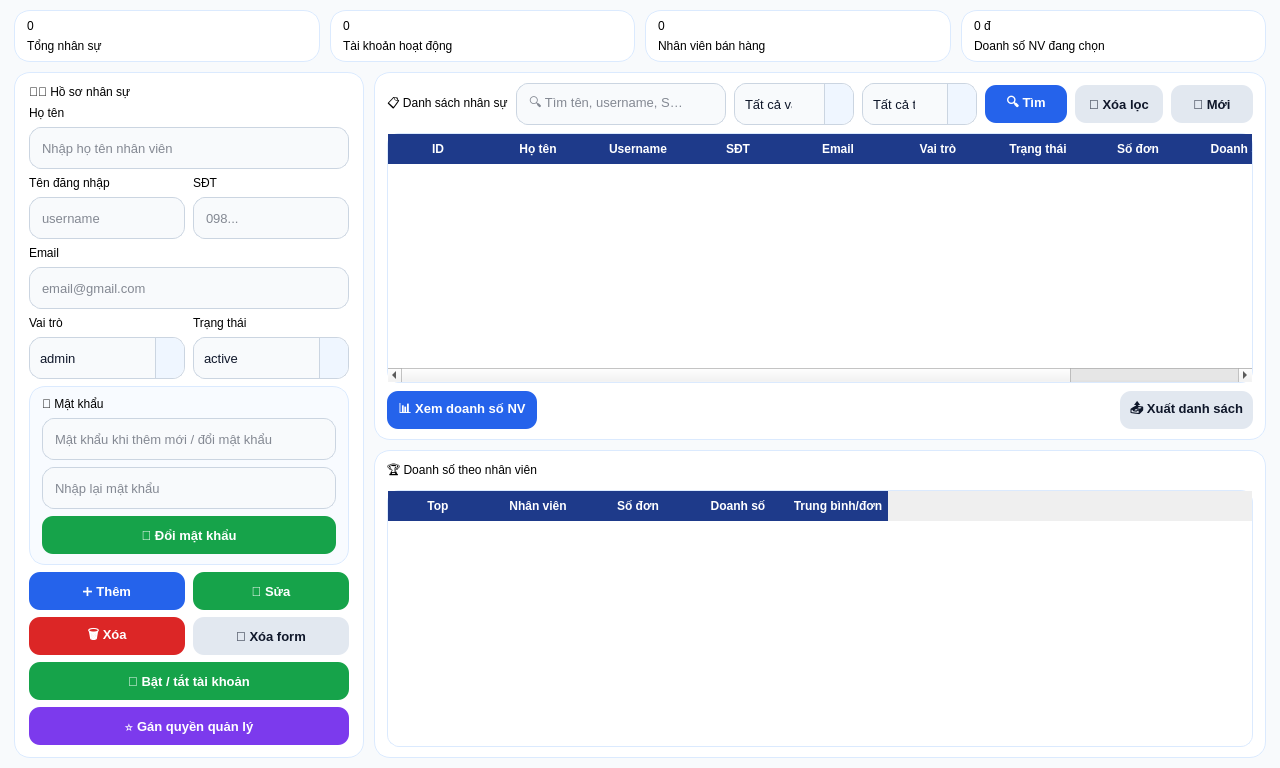
<?xml version="1.0" encoding="UTF-8"?>
<ui version="4.0">
 <class>HumanPage</class>
 <widget class="QWidget" name="HumanPage">
  <property name="geometry">
   <rect>
    <x>0</x>
    <y>0</y>
    <width>1050</width>
    <height>560</height>
   </rect>
  </property>

  <property name="styleSheet">
   <string><![CDATA[
QWidget#HumanPage {
    background-color: #f8fafc;
}

QFrame#formPanel,
QFrame#listPanel,
QFrame#performancePanel,
QFrame#summaryCard1,
QFrame#summaryCard2,
QFrame#summaryCard3,
QFrame#summaryCard4,
QFrame#passwordBox {
    background-color: white;
    border: 1px solid #dbeafe;
    border-radius: 16px;
}

QFrame#passwordBox {
    background-color: #f8fbff;
}

QLabel.sectionTitle {
    color: #1e3a8a;
    font-size: 16px;
    font-weight: bold;
}

QLabel.formLabel {
    color: #334155;
    font-size: 12px;
    font-weight: bold;
}

QLabel.statNumber {
    color: #2563eb;
    font-size: 21px;
    font-weight: bold;
}

QLabel.statText {
    color: #64748b;
    font-size: 12px;
}

QLineEdit,
QComboBox,
QDateEdit {
    background-color: #f8fafc;
    border: 1px solid #cbd5e1;
    border-radius: 12px;
    padding: 6px 32px 6px 10px;
    color: #0f172a;
    font-size: 13px;
    min-height: 28px;
}

QLineEdit:focus,
QComboBox:focus,
QDateEdit:focus {
    border: 2px solid #2563eb;
    background-color: white;
}

QComboBox::drop-down,
QDateEdit::drop-down {
    subcontrol-origin: padding;
    subcontrol-position: top right;
    width: 28px;
    border-left: 1px solid #cbd5e1;
    border-top-right-radius: 12px;
    border-bottom-right-radius: 12px;
    background-color: #eff6ff;
}

QComboBox::down-arrow,
QDateEdit::down-arrow {
    width: 10px;
    height: 10px;
}

QComboBox QAbstractItemView {
    background-color: white;
    color: #0f172a;
    selection-background-color: #dbeafe;
    selection-color: #0f172a;
    border: 1px solid #93c5fd;
    border-radius: 10px;
    padding: 6px;
    outline: 0;
    font-size: 13px;
}

QPushButton {
    border: none;
    border-radius: 11px;
    padding: 7px 10px;
    font-size: 13px;
    font-weight: bold;
    min-height: 24px;
}

QPushButton#btnAddUser,
QPushButton#btnSearch,
QPushButton#btnViewPerformance {
    background-color: #2563eb;
    color: white;
}

QPushButton#btnUpdateUser,
QPushButton#btnResetPassword,
QPushButton#btnToggleStatus {
    background-color: #16a34a;
    color: white;
}

QPushButton#btnDeleteUser {
    background-color: #dc2626;
    color: white;
}

QPushButton#btnClearForm,
QPushButton#btnRefresh,
QPushButton#btnClearFilter,
QPushButton#btnExportHuman {
    background-color: #e2e8f0;
    color: #0f172a;
}

QPushButton#btnGrantManager {
    background-color: #7c3aed;
    color: white;
}

QTableWidget {
    background-color: white;
    border: 1px solid #dbeafe;
    border-radius: 12px;
    gridline-color: #e2e8f0;
    color: #0f172a;
    font-size: 12px;
}

QTableWidget::item {
    padding: 5px;
}

QTableWidget::item:selected {
    background-color: #dbeafe;
    color: #0f172a;
}

QHeaderView::section {
    background-color: #1e3a8a;
    color: white;
    padding: 6px;
    border: none;
    font-weight: bold;
}
   ]]></string>
  </property>

  <layout class="QVBoxLayout" name="mainLayout">
   <property name="leftMargin"><number>14</number></property>
   <property name="topMargin"><number>10</number></property>
   <property name="rightMargin"><number>14</number></property>
   <property name="bottomMargin"><number>10</number></property>
   <property name="spacing"><number>10</number></property>

   <item>
    <layout class="QHBoxLayout" name="summaryLayout">
     <property name="spacing"><number>10</number></property>

     <item>
      <widget class="QFrame" name="summaryCard1">
       <property name="maximumSize"><size><width>16777215</width><height>74</height></size></property>
       <layout class="QVBoxLayout" name="summaryCard1Layout">
        <property name="leftMargin"><number>12</number></property>
        <property name="topMargin"><number>8</number></property>
        <property name="rightMargin"><number>12</number></property>
        <property name="bottomMargin"><number>8</number></property>
        <item><widget class="QLabel" name="lblTotalUsers"><property name="text"><string>0</string></property><property name="class" stdset="0"><string>statNumber</string></property></widget></item>
        <item><widget class="QLabel" name="lblTotalUsersText"><property name="text"><string>Tổng nhân sự</string></property><property name="class" stdset="0"><string>statText</string></property></widget></item>
       </layout>
      </widget>
     </item>

     <item>
      <widget class="QFrame" name="summaryCard2">
       <property name="maximumSize"><size><width>16777215</width><height>74</height></size></property>
       <layout class="QVBoxLayout" name="summaryCard2Layout">
        <property name="leftMargin"><number>12</number></property>
        <property name="topMargin"><number>8</number></property>
        <property name="rightMargin"><number>12</number></property>
        <property name="bottomMargin"><number>8</number></property>
        <item><widget class="QLabel" name="lblActiveUsers"><property name="text"><string>0</string></property><property name="class" stdset="0"><string>statNumber</string></property></widget></item>
        <item><widget class="QLabel" name="lblActiveUsersText"><property name="text"><string>Tài khoản hoạt động</string></property><property name="class" stdset="0"><string>statText</string></property></widget></item>
       </layout>
      </widget>
     </item>

     <item>
      <widget class="QFrame" name="summaryCard3">
       <property name="maximumSize"><size><width>16777215</width><height>74</height></size></property>
       <layout class="QVBoxLayout" name="summaryCard3Layout">
        <property name="leftMargin"><number>12</number></property>
        <property name="topMargin"><number>8</number></property>
        <property name="rightMargin"><number>12</number></property>
        <property name="bottomMargin"><number>8</number></property>
        <item><widget class="QLabel" name="lblSaleUsers"><property name="text"><string>0</string></property><property name="class" stdset="0"><string>statNumber</string></property></widget></item>
        <item><widget class="QLabel" name="lblSaleUsersText"><property name="text"><string>Nhân viên bán hàng</string></property><property name="class" stdset="0"><string>statText</string></property></widget></item>
       </layout>
      </widget>
     </item>

     <item>
      <widget class="QFrame" name="summaryCard4">
       <property name="maximumSize"><size><width>16777215</width><height>74</height></size></property>
       <layout class="QVBoxLayout" name="summaryCard4Layout">
        <property name="leftMargin"><number>12</number></property>
        <property name="topMargin"><number>8</number></property>
        <property name="rightMargin"><number>12</number></property>
        <property name="bottomMargin"><number>8</number></property>
        <item><widget class="QLabel" name="lblSelectedRevenue"><property name="text"><string>0 đ</string></property><property name="class" stdset="0"><string>statNumber</string></property></widget></item>
        <item><widget class="QLabel" name="lblSelectedRevenueText"><property name="text"><string>Doanh số NV đang chọn</string></property><property name="class" stdset="0"><string>statText</string></property></widget></item>
       </layout>
      </widget>
     </item>

    </layout>
   </item>

   <item>
    <layout class="QHBoxLayout" name="contentLayout">
     <property name="spacing"><number>10</number></property>

     <item>
      <widget class="QFrame" name="formPanel">
       <property name="minimumSize"><size><width>350</width><height>0</height></size></property>
       <property name="maximumSize"><size><width>385</width><height>16777215</height></size></property>

       <layout class="QVBoxLayout" name="formLayout">
        <property name="leftMargin"><number>14</number></property>
        <property name="topMargin"><number>12</number></property>
        <property name="rightMargin"><number>14</number></property>
        <property name="bottomMargin"><number>12</number></property>
        <property name="spacing"><number>7</number></property>

        <item>
         <widget class="QLabel" name="lblFormTitle">
          <property name="text"><string>👨‍💼 Hồ sơ nhân sự</string></property>
          <property name="class" stdset="0"><string>sectionTitle</string></property>
         </widget>
        </item>

        <item><widget class="QLabel" name="lblFullName"><property name="text"><string>Họ tên</string></property><property name="class" stdset="0"><string>formLabel</string></property></widget></item>
        <item><widget class="QLineEdit" name="txtFullName"><property name="minimumSize"><size><width>0</width><height>38</height></size></property><property name="placeholderText"><string>Nhập họ tên nhân viên</string></property></widget></item>

        <item>
         <layout class="QHBoxLayout" name="userTitleLayout">
          <property name="spacing"><number>8</number></property>
          <item><widget class="QLabel" name="lblUsername"><property name="text"><string>Tên đăng nhập</string></property><property name="class" stdset="0"><string>formLabel</string></property></widget></item>
          <item><widget class="QLabel" name="lblPhone"><property name="text"><string>SĐT</string></property><property name="class" stdset="0"><string>formLabel</string></property></widget></item>
         </layout>
        </item>

        <item>
         <layout class="QHBoxLayout" name="userPhoneLayout">
          <property name="spacing"><number>8</number></property>
          <item><widget class="QLineEdit" name="txtUsername"><property name="minimumSize"><size><width>0</width><height>38</height></size></property><property name="placeholderText"><string>username</string></property></widget></item>
          <item><widget class="QLineEdit" name="txtPhone"><property name="minimumSize"><size><width>0</width><height>38</height></size></property><property name="placeholderText"><string>098...</string></property></widget></item>
         </layout>
        </item>

        <item><widget class="QLabel" name="lblEmail"><property name="text"><string>Email</string></property><property name="class" stdset="0"><string>formLabel</string></property></widget></item>
        <item><widget class="QLineEdit" name="txtEmail"><property name="minimumSize"><size><width>0</width><height>38</height></size></property><property name="placeholderText"><string>email@gmail.com</string></property></widget></item>

        <item>
         <layout class="QHBoxLayout" name="roleStatusTitleLayout">
          <property name="spacing"><number>8</number></property>
          <item><widget class="QLabel" name="lblRole"><property name="text"><string>Vai trò</string></property><property name="class" stdset="0"><string>formLabel</string></property></widget></item>
          <item><widget class="QLabel" name="lblStatus"><property name="text"><string>Trạng thái</string></property><property name="class" stdset="0"><string>formLabel</string></property></widget></item>
         </layout>
        </item>

        <item>
         <layout class="QHBoxLayout" name="roleStatusLayout">
          <property name="spacing"><number>8</number></property>
          <item>
           <widget class="QComboBox" name="cboRole">
            <property name="minimumSize"><size><width>0</width><height>38</height></size></property>
            <item><property name="text"><string>admin</string></property></item>
            <item><property name="text"><string>quản lý</string></property></item>
            <item><property name="text"><string>sale</string></property></item>
            <item><property name="text"><string>nhân viên</string></property></item>
            <item><property name="text"><string>kỹ thuật</string></property></item>
           </widget>
          </item>
          <item>
           <widget class="QComboBox" name="cboStatus">
            <property name="minimumSize"><size><width>0</width><height>38</height></size></property>
            <item><property name="text"><string>active</string></property></item>
            <item><property name="text"><string>inactive</string></property></item>
            <item><property name="text"><string>locked</string></property></item>
           </widget>
          </item>
         </layout>
        </item>

        <item>
         <widget class="QFrame" name="passwordBox">
          <layout class="QVBoxLayout" name="passwordLayout">
           <property name="leftMargin"><number>12</number></property>
           <property name="topMargin"><number>10</number></property>
           <property name="rightMargin"><number>12</number></property>
           <property name="bottomMargin"><number>10</number></property>
           <property name="spacing"><number>7</number></property>

           <item>
            <widget class="QLabel" name="lblPasswordTitle">
             <property name="text"><string>🔐 Mật khẩu</string></property>
             <property name="class" stdset="0"><string>sectionTitle</string></property>
            </widget>
           </item>

           <item>
            <widget class="QLineEdit" name="txtPassword">
             <property name="minimumSize"><size><width>0</width><height>38</height></size></property>
             <property name="placeholderText"><string>Mật khẩu khi thêm mới / đổi mật khẩu</string></property>
             <property name="echoMode"><enum>QLineEdit::EchoMode::Password</enum></property>
            </widget>
           </item>

           <item>
            <widget class="QLineEdit" name="txtConfirmPassword">
             <property name="minimumSize"><size><width>0</width><height>38</height></size></property>
             <property name="placeholderText"><string>Nhập lại mật khẩu</string></property>
             <property name="echoMode"><enum>QLineEdit::EchoMode::Password</enum></property>
            </widget>
           </item>

           <item>
            <widget class="QPushButton" name="btnResetPassword">
             <property name="minimumSize"><size><width>0</width><height>38</height></size></property>
             <property name="text"><string>🔑 Đổi mật khẩu</string></property>
            </widget>
           </item>

          </layout>
         </widget>
        </item>

        <item>
         <layout class="QHBoxLayout" name="buttonRow1">
          <property name="spacing"><number>8</number></property>
          <item><widget class="QPushButton" name="btnAddUser"><property name="minimumSize"><size><width>0</width><height>38</height></size></property><property name="text"><string>➕ Thêm</string></property></widget></item>
          <item><widget class="QPushButton" name="btnUpdateUser"><property name="minimumSize"><size><width>0</width><height>38</height></size></property><property name="text"><string>💾 Sửa</string></property></widget></item>
         </layout>
        </item>

        <item>
         <layout class="QHBoxLayout" name="buttonRow2">
          <property name="spacing"><number>8</number></property>
          <item><widget class="QPushButton" name="btnDeleteUser"><property name="minimumSize"><size><width>0</width><height>38</height></size></property><property name="text"><string>🗑 Xóa</string></property></widget></item>
          <item><widget class="QPushButton" name="btnClearForm"><property name="minimumSize"><size><width>0</width><height>38</height></size></property><property name="text"><string>🧹 Xóa form</string></property></widget></item>
         </layout>
        </item>

        <item><widget class="QPushButton" name="btnToggleStatus"><property name="minimumSize"><size><width>0</width><height>38</height></size></property><property name="text"><string>🔁 Bật / tắt tài khoản</string></property></widget></item>
        <item><widget class="QPushButton" name="btnGrantManager"><property name="minimumSize"><size><width>0</width><height>38</height></size></property><property name="text"><string>⭐ Gán quyền quản lý</string></property></widget></item>

       </layout>
      </widget>
     </item>

     <item>
      <layout class="QVBoxLayout" name="rightLayout">
       <property name="spacing"><number>10</number></property>

       <item>
        <widget class="QFrame" name="listPanel">
         <layout class="QVBoxLayout" name="listLayout">
          <property name="leftMargin"><number>12</number></property>
          <property name="topMargin"><number>10</number></property>
          <property name="rightMargin"><number>12</number></property>
          <property name="bottomMargin"><number>10</number></property>
          <property name="spacing"><number>8</number></property>

          <item>
           <layout class="QHBoxLayout" name="filterLayout">
            <property name="spacing"><number>8</number></property>

            <item><widget class="QLabel" name="lblListTitle"><property name="text"><string>📋 Danh sách nhân sự</string></property><property name="class" stdset="0"><string>sectionTitle</string></property></widget></item>

            <item>
             <spacer name="listSpacer">
              <property name="orientation"><enum>Qt::Orientation::Horizontal</enum></property>
              <property name="sizeHint" stdset="0"><size><width>40</width><height>20</height></size></property>
             </spacer>
            </item>

            <item><widget class="QLineEdit" name="txtSearch"><property name="minimumSize"><size><width>210</width><height>36</height></size></property><property name="placeholderText"><string>🔍 Tìm tên, username, SĐT...</string></property></widget></item>

            <item>
             <widget class="QComboBox" name="cboFilterRole">
              <property name="minimumSize"><size><width>120</width><height>36</height></size></property>
              <item><property name="text"><string>Tất cả vai trò</string></property></item>
              <item><property name="text"><string>admin</string></property></item>
              <item><property name="text"><string>quản lý</string></property></item>
              <item><property name="text"><string>sale</string></property></item>
              <item><property name="text"><string>nhân viên</string></property></item>
              <item><property name="text"><string>kỹ thuật</string></property></item>
             </widget>
            </item>

            <item>
             <widget class="QComboBox" name="cboFilterStatus">
              <property name="minimumSize"><size><width>115</width><height>36</height></size></property>
              <item><property name="text"><string>Tất cả trạng thái</string></property></item>
              <item><property name="text"><string>active</string></property></item>
              <item><property name="text"><string>inactive</string></property></item>
              <item><property name="text"><string>locked</string></property></item>
             </widget>
            </item>

            <item><widget class="QPushButton" name="btnSearch"><property name="minimumSize"><size><width>82</width><height>36</height></size></property><property name="text"><string>🔍 Tìm</string></property></widget></item>
            <item><widget class="QPushButton" name="btnClearFilter"><property name="minimumSize"><size><width>88</width><height>36</height></size></property><property name="text"><string>🧹 Xóa lọc</string></property></widget></item>
            <item><widget class="QPushButton" name="btnRefresh"><property name="minimumSize"><size><width>82</width><height>36</height></size></property><property name="text"><string>🔄 Mới</string></property></widget></item>

           </layout>
          </item>

          <item>
           <widget class="QTableWidget" name="tableUsers">
            <property name="minimumSize"><size><width>0</width><height>250</height></size></property>
            <property name="columnCount"><number>10</number></property>
            <column><property name="text"><string>ID</string></property></column>
            <column><property name="text"><string>Họ tên</string></property></column>
            <column><property name="text"><string>Username</string></property></column>
            <column><property name="text"><string>SĐT</string></property></column>
            <column><property name="text"><string>Email</string></property></column>
            <column><property name="text"><string>Vai trò</string></property></column>
            <column><property name="text"><string>Trạng thái</string></property></column>
            <column><property name="text"><string>Số đơn</string></property></column>
            <column><property name="text"><string>Doanh số</string></property></column>
            <column><property name="text"><string>Ngày tạo</string></property></column>
           </widget>
          </item>

          <item>
           <layout class="QHBoxLayout" name="listActionLayout">
            <property name="spacing"><number>8</number></property>
            <item><widget class="QPushButton" name="btnViewPerformance"><property name="minimumSize"><size><width>150</width><height>38</height></size></property><property name="text"><string>📊 Xem doanh số NV</string></property></widget></item>
            <item>
             <spacer name="actionSpacer">
              <property name="orientation"><enum>Qt::Orientation::Horizontal</enum></property>
              <property name="sizeHint" stdset="0"><size><width>40</width><height>20</height></size></property>
             </spacer>
            </item>
            <item><widget class="QPushButton" name="btnExportHuman"><property name="minimumSize"><size><width>130</width><height>38</height></size></property><property name="text"><string>📤 Xuất danh sách</string></property></widget></item>
           </layout>
          </item>

         </layout>
        </widget>
       </item>

       <item>
        <widget class="QFrame" name="performancePanel">
         <layout class="QVBoxLayout" name="performanceLayout">
          <property name="leftMargin"><number>12</number></property>
          <property name="topMargin"><number>10</number></property>
          <property name="rightMargin"><number>12</number></property>
          <property name="bottomMargin"><number>10</number></property>
          <property name="spacing"><number>8</number></property>

          <item><widget class="QLabel" name="lblPerformanceTitle"><property name="text"><string>🏆 Doanh số theo nhân viên</string></property><property name="class" stdset="0"><string>sectionTitle</string></property></widget></item>

          <item>
           <widget class="QTableWidget" name="tablePerformance">
            <property name="minimumSize"><size><width>0</width><height>125</height></size></property>
            <property name="columnCount"><number>5</number></property>
            <column><property name="text"><string>Top</string></property></column>
            <column><property name="text"><string>Nhân viên</string></property></column>
            <column><property name="text"><string>Số đơn</string></property></column>
            <column><property name="text"><string>Doanh số</string></property></column>
            <column><property name="text"><string>Trung bình/đơn</string></property></column>
           </widget>
          </item>

         </layout>
        </widget>
       </item>

      </layout>
     </item>

    </layout>
   </item>

  </layout>
 </widget>
 <resources/>
 <connections/>
</ui>
